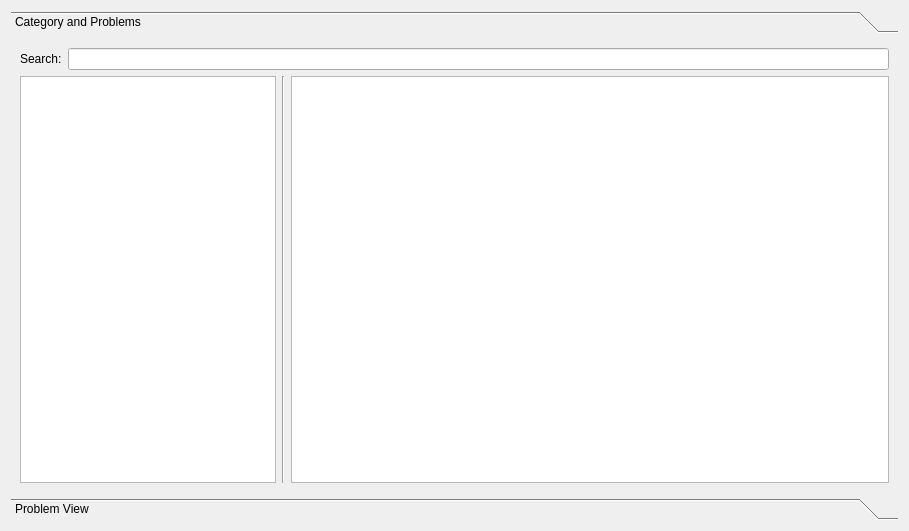
<?xml version="1.0" encoding="UTF-8"?>
<ui version="4.0">
 <class>uva::ProblemsWidget</class>
 <widget class="QWidget" name="uva::ProblemsWidget">
  <property name="geometry">
   <rect>
    <x>0</x>
    <y>0</y>
    <width>909</width>
    <height>531</height>
   </rect>
  </property>
  <property name="windowTitle">
   <string>Form</string>
  </property>
  <layout class="QVBoxLayout" name="verticalLayout" stretch="0">
   <item>
    <widget class="QToolBox" name="toolBox">
     <property name="currentIndex">
      <number>0</number>
     </property>
     <widget class="QWidget" name="categoryAndProblemsPage">
      <property name="geometry">
       <rect>
        <x>0</x>
        <y>0</y>
        <width>887</width>
        <height>447</height>
       </rect>
      </property>
      <attribute name="label">
       <string>Category and Problems</string>
      </attribute>
      <layout class="QVBoxLayout" name="verticalLayout_2">
       <item>
        <layout class="QHBoxLayout" name="horizontalLayout_2">
         <item>
          <widget class="QLabel" name="label">
           <property name="text">
            <string>Search:</string>
           </property>
          </widget>
         </item>
         <item>
          <widget class="QLineEdit" name="searchProblemsLineEdit"/>
         </item>
        </layout>
       </item>
       <item>
        <layout class="QHBoxLayout" name="horizontalLayout" stretch="0,0,3">
         <item>
          <widget class="QTreeView" name="categoryTreeView"/>
         </item>
         <item>
          <widget class="Line" name="line">
           <property name="orientation">
            <enum>Qt::Vertical</enum>
           </property>
          </widget>
         </item>
         <item>
          <widget class="QTableView" name="problemsTableView">
           <property name="editTriggers">
            <set>QAbstractItemView::NoEditTriggers</set>
           </property>
           <property name="showDropIndicator" stdset="0">
            <bool>false</bool>
           </property>
           <property name="dragDropOverwriteMode">
            <bool>false</bool>
           </property>
           <property name="alternatingRowColors">
            <bool>true</bool>
           </property>
           <property name="selectionMode">
            <enum>QAbstractItemView::ExtendedSelection</enum>
           </property>
           <property name="selectionBehavior">
            <enum>QAbstractItemView::SelectRows</enum>
           </property>
           <property name="sortingEnabled">
            <bool>true</bool>
           </property>
           <attribute name="horizontalHeaderCascadingSectionResizes">
            <bool>false</bool>
           </attribute>
           <attribute name="verticalHeaderVisible">
            <bool>false</bool>
           </attribute>
          </widget>
         </item>
        </layout>
       </item>
      </layout>
     </widget>
     <widget class="QWidget" name="page_2">
      <property name="geometry">
       <rect>
        <x>0</x>
        <y>0</y>
        <width>98</width>
        <height>28</height>
       </rect>
      </property>
      <attribute name="label">
       <string>Problem View</string>
      </attribute>
     </widget>
    </widget>
   </item>
  </layout>
 </widget>
 <resources/>
 <connections/>
</ui>
